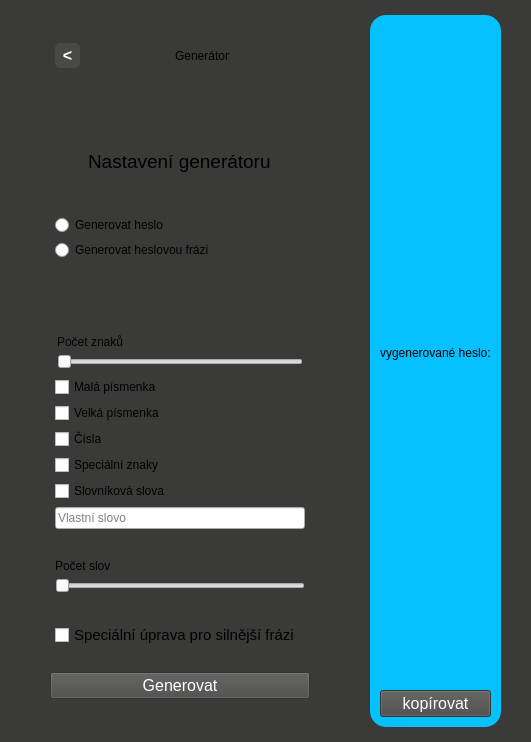
      <widget class="QWidget" name="generator">
       <layout class="QGridLayout" name="gridLayout_11">
        <property name="leftMargin">
         <number>0</number>
        </property>
        <property name="topMargin">
         <number>0</number>
        </property>
        <property name="rightMargin">
         <number>0</number>
        </property>
        <property name="bottomMargin">
         <number>0</number>
        </property>
        <property name="spacing">
         <number>0</number>
        </property>
        <item row="0" column="0">
         <widget class="QWidget" name="widget_44" native="true">
          <property name="styleSheet">
           <string notr="true">#widget_44{
background-color: #3a3a39;
}</string>
          </property>
          <layout class="QGridLayout" name="gridLayout_17" rowstretch="0" columnstretch="2,3" rowminimumheight="0" columnminimumwidth="1,2">
           <property name="leftMargin">
            <number>30</number>
           </property>
           <property name="topMargin">
            <number>15</number>
           </property>
           <property name="rightMargin">
            <number>30</number>
           </property>
           <property name="bottomMargin">
            <number>15</number>
           </property>
           <property name="horizontalSpacing">
            <number>40</number>
           </property>
           <property name="verticalSpacing">
            <number>0</number>
           </property>
           <item row="0" column="0">
            <widget class="QWidget" name="widget_45" native="true">
             <property name="minimumSize">
              <size>
               <width>300</width>
               <height>500</height>
              </size>
             </property>
             <property name="styleSheet">
              <string notr="true">#widget_45&gt; QWidget {
    background-color: #05C1FF;
    border-radius: 16px;

}
QLabel{
font-size:11pt;
padding:1px;

}
/* CHECCK BOX CSS*/
QCheckBox {
    padding: 5px;
 font-size: 11pt;

}
QCheckBox::indicator {
    background-color: #F0F7F4;
    width: 15px;
    height: 15px;
    border: 2px solid #3a3a39;
    border-radius: 4px;
    transition: width 400ms ease-in-out, height 400ms ease-in-out, border 400ms ease-in-out;
}
QCheckBox::indicator:hover {
    width: 19px;         
    height: 19px;
   border: none;    
}
QCheckBox::indicator:checked {
    image: url(:/icons/check_3.png);
    border: 2px solid #3a3a39;
}
QCheckBox::indicator:checked:hover {
    border: none;
}
/*RADIO BUTTON CSS */
QRadioButton{
spacing:5px;
color:black;
font-size: 11pt;
}
QRadioButton::indicator{
width: 15px;
height:15px;
border: 2px solid #3a3a39;
border-radius: 9px;
background-color: #F0F7F4;
transition: background-color 400ms ease-in-out, border 400ms ease-in-out;
}
QRadioButton:indicator:hover{
border-color:none
}

QRadioButton:indicator:checked{
	image: url(:/icons/radio_2.png);
}

/* LINE EDIT	*/
QLineEdit{
background-color:#F0F7F4;
border: 1px solid #3a3a39;
border-radius: 3px;
padding:2px 4px;;
selection-background-color: #3a3a39;
transition: 400ms ease-in-out;
}
/* hover a nakliknutí */
QLineEdit:focus, QLineEdit:hover{
border:none;
}

/* SLIDER */
QSlider::groove:horizontal {
    height: 4px;
    background: #3a3a39;
    border-radius: 3px;

}

/* 2. Nevyplněná část (vpravo od úchytu) */
QSlider::add-page:horizontal {
    background: #F0F7F4 ;
    border-radius: 2px;
}

/* 3. Vyplněná část (vlevo od úchytu - ukazuje hodnotu) */
QSlider::sub-page:horizontal {
    background: #3a3a39;
    border-radius: 3px;
}

/* 4. Úchyt / Kolečko, za které se tahá */
QSlider::handle:horizontal {
    background: #F0F7F4;
    border: 3px solid #3a3a39 ;
    width: 6px;
    height: 6px;
         margin: -4px 0;           /* Vyrovnání: posune úchyt na střed lišty */
    border-radius:6px;              /* Udělá z úchytu kruh */
}

/* 5. Hover efekt pro úchyt */
QSlider::handle:horizontal:hover {
    background: #3a3a39;
    border: 3px solid #F0F7F4;
border-radius:6px;
}
</string>
             </property>
             <layout class="QVBoxLayout" name="verticalLayout_25" stretch="1,10,0,0">
              <property name="spacing">
               <number>10</number>
              </property>
              <property name="leftMargin">
               <number>10</number>
              </property>
              <property name="topMargin">
               <number>10</number>
              </property>
              <property name="rightMargin">
               <number>10</number>
              </property>
              <property name="bottomMargin">
               <number>10</number>
              </property>
              <item>
               <widget class="QWidget" name="widget_47" native="true">
                <layout class="QHBoxLayout" name="horizontalLayout_20" stretch="1,10">
                 <property name="spacing">
                  <number>10</number>
                 </property>
                 <property name="leftMargin">
                  <number>10</number>
                 </property>
                 <property name="topMargin">
                  <number>10</number>
                 </property>
                 <property name="rightMargin">
                  <number>10</number>
                 </property>
                 <property name="bottomMargin">
                  <number>10</number>
                 </property>
                 <item alignment="Qt::AlignmentFlag::AlignHCenter|Qt::AlignmentFlag::AlignVCenter">
                  <widget class="QPushButton" name="generator_button_menu">
                   <property name="minimumSize">
                    <size>
                     <width>35</width>
                     <height>35</height>
                    </size>
                   </property>
                   <property name="font">
                    <font>
                     <pointsize>-1</pointsize>
                     <italic>false</italic>
                     <fontweight>ExtraBold</fontweight>
                    </font>
                   </property>
                   <property name="styleSheet">
                    <string notr="true">QPushButton{
background-color:#494948;
color:white;
font-size: 16px;
font-weight:800;
border: 5px solid  #3a3a39;
border-radius: 10px;

}
QPushButton:hover{
font-weight:1600;
background-color:#3a3a39;


}

QPushButton:pressed {
font-weight:400;
background-color:#2c2c2b;


}</string>
                   </property>
                   <property name="text">
                    <string>˂</string>
                   </property>
                  </widget>
                 </item>
                 <item alignment="Qt::AlignmentFlag::AlignHCenter">
                  <widget class="QLabel" name="label_2">
                   <property name="styleSheet">
                    <string notr="true">QLabel{
color:black	;
	
	font: 500 18pt &quot;Verdana&quot;;
}</string>
                   </property>
                   <property name="text">
                    <string>Generátor</string>
                   </property>
                  </widget>
                 </item>
                </layout>
               </widget>
              </item>
              <item>
               <widget class="QWidget" name="widget_48" native="true">
                <property name="styleSheet">
                 <string notr="true"/>
                </property>
                <layout class="QVBoxLayout" name="verticalLayout_32">
                 <property name="spacing">
                  <number>20</number>
                 </property>
                 <property name="leftMargin">
                  <number>10</number>
                 </property>
                 <property name="topMargin">
                  <number>10</number>
                 </property>
                 <property name="rightMargin">
                  <number>10</number>
                 </property>
                 <property name="bottomMargin">
                  <number>10</number>
                 </property>
                 <item>
                  <widget class="QWidget" name="widget_49" native="true">
                   <layout class="QGridLayout" name="gridLayout_18" rowstretch="0,0,0,0,0,0">
                    <property name="leftMargin">
                     <number>5</number>
                    </property>
                    <property name="topMargin">
                     <number>5</number>
                    </property>
                    <property name="rightMargin">
                     <number>5</number>
                    </property>
                    <property name="bottomMargin">
                     <number>10</number>
                    </property>
                    <property name="spacing">
                     <number>5</number>
                    </property>
                    <item row="4" column="0">
                     <widget class="QRadioButton" name="generator_radioButton_fraze">
                      <property name="text">
                       <string>Generovat heslovou frázi</string>
                      </property>
                     </widget>
                    </item>
                    <item row="5" column="0">
                     <spacer name="verticalSpacer_21">
                      <property name="orientation">
                       <enum>Qt::Orientation::Vertical</enum>
                      </property>
                      <property name="sizeHint" stdset="0">
                       <size>
                        <width>20</width>
                        <height>40</height>
                       </size>
                      </property>
                     </spacer>
                    </item>
                    <item row="3" column="0">
                     <widget class="QRadioButton" name="generator_radioButton_heslo">
                      <property name="text">
                       <string>Generovat heslo</string>
                      </property>
                     </widget>
                    </item>
                    <item row="2" column="0">
                     <spacer name="verticalSpacer_23">
                      <property name="orientation">
                       <enum>Qt::Orientation::Vertical</enum>
                      </property>
                      <property name="sizeHint" stdset="0">
                       <size>
                        <width>20</width>
                        <height>40</height>
                       </size>
                      </property>
                     </spacer>
                    </item>
                    <item row="0" column="0">
                     <spacer name="verticalSpacer_22">
                      <property name="orientation">
                       <enum>Qt::Orientation::Vertical</enum>
                      </property>
                      <property name="sizeHint" stdset="0">
                       <size>
                        <width>20</width>
                        <height>40</height>
                       </size>
                      </property>
                     </spacer>
                    </item>
                    <item row="1" column="0" alignment="Qt::AlignmentFlag::AlignHCenter">
                     <widget class="QLabel" name="label_20">
                      <property name="styleSheet">
                       <string notr="true">QLabel{
font-size:14pt;
}</string>
                      </property>
                      <property name="text">
                       <string>Nastavení generátoru</string>
                      </property>
                     </widget>
                    </item>
                   </layout>
                  </widget>
                 </item>
                 <item>
                  <widget class="QWidget" name="generator_widget_heslo" native="true">
                   <layout class="QVBoxLayout" name="verticalLayout_30">
                    <property name="spacing">
                     <number>6</number>
                    </property>
                    <property name="leftMargin">
                     <number>5</number>
                    </property>
                    <property name="topMargin">
                     <number>5</number>
                    </property>
                    <property name="rightMargin">
                     <number>5</number>
                    </property>
                    <property name="bottomMargin">
                     <number>5</number>
                    </property>
                    <item>
                     <widget class="QWidget" name="widget_51" native="true">
                      <property name="minimumSize">
                       <size>
                        <width>0</width>
                        <height>0</height>
                       </size>
                      </property>
                      <layout class="QVBoxLayout" name="verticalLayout_34">
                       <property name="spacing">
                        <number>5</number>
                       </property>
                       <property name="leftMargin">
                        <number>2</number>
                       </property>
                       <property name="topMargin">
                        <number>2</number>
                       </property>
                       <property name="rightMargin">
                        <number>2</number>
                       </property>
                       <property name="bottomMargin">
                        <number>2</number>
                       </property>
                       <item>
                        <widget class="QLabel" name="generator_label_pocet_znaku">
                         <property name="text">
                          <string>Počet znaků</string>
                         </property>
                        </widget>
                       </item>
                       <item>
                        <widget class="QSlider" name="generator_pocet_znaminek">
                         <property name="minimum">
                          <number>1</number>
                         </property>
                         <property name="maximum">
                          <number>50</number>
                         </property>
                         <property name="sliderPosition">
                          <number>1</number>
                         </property>
                         <property name="orientation">
                          <enum>Qt::Orientation::Horizontal</enum>
                         </property>
                        </widget>
                       </item>
                      </layout>
                     </widget>
                    </item>
                    <item>
                     <widget class="QCheckBox" name="generator_check_mala">
                      <property name="text">
                       <string>Malá písmenka</string>
                      </property>
                     </widget>
                    </item>
                    <item>
                     <widget class="QCheckBox" name="generator_check_velka">
                      <property name="text">
                       <string>Velká písmenka</string>
                      </property>
                     </widget>
                    </item>
                    <item>
                     <widget class="QCheckBox" name="generator_check_cisla">
                      <property name="text">
                       <string>Čísla</string>
                      </property>
                     </widget>
                    </item>
                    <item>
                     <widget class="QCheckBox" name="generator_check_spec">
                      <property name="text">
                       <string>Speciální znaky</string>
                      </property>
                     </widget>
                    </item>
                    <item>
                     <widget class="QCheckBox" name="generator_check_slovnikova">
                      <property name="text">
                       <string>Slovníková slova</string>
                      </property>
                     </widget>
                    </item>
                    <item>
                     <widget class="QWidget" name="widget_50" native="true">
                      <property name="minimumSize">
                       <size>
                        <width>0</width>
                        <height>0</height>
                       </size>
                      </property>
                      <layout class="QVBoxLayout" name="verticalLayout_33">
                       <property name="spacing">
                        <number>0</number>
                       </property>
                       <property name="leftMargin">
                        <number>0</number>
                       </property>
                       <property name="topMargin">
                        <number>0</number>
                       </property>
                       <property name="rightMargin">
                        <number>0</number>
                       </property>
                       <property name="bottomMargin">
                        <number>0</number>
                       </property>
                       <item>
                        <widget class="QLineEdit" name="generator_lineEdit_vlastni">
                         <property name="placeholderText">
                          <string>Vlastní slovo</string>
                         </property>
                        </widget>
                       </item>
                      </layout>
                     </widget>
                    </item>
                   </layout>
                  </widget>
                 </item>
                 <item>
                  <widget class="QWidget" name="generator_widget_fraze" native="true">
                   <property name="enabled">
                    <bool>true</bool>
                   </property>
                   <layout class="QVBoxLayout" name="verticalLayout_29">
                    <property name="spacing">
                     <number>30</number>
                    </property>
                    <property name="leftMargin">
                     <number>5</number>
                    </property>
                    <property name="topMargin">
                     <number>5</number>
                    </property>
                    <property name="rightMargin">
                     <number>5</number>
                    </property>
                    <property name="bottomMargin">
                     <number>5</number>
                    </property>
                    <item>
                     <widget class="QWidget" name="widget_52" native="true">
                      <layout class="QVBoxLayout" name="verticalLayout_35">
                       <property name="spacing">
                        <number>5</number>
                       </property>
                       <property name="leftMargin">
                        <number>0</number>
                       </property>
                       <property name="topMargin">
                        <number>0</number>
                       </property>
                       <property name="rightMargin">
                        <number>0</number>
                       </property>
                       <property name="bottomMargin">
                        <number>0</number>
                       </property>
                       <item>
                        <widget class="QLabel" name="label_22">
                         <property name="text">
                          <string>Počet slov</string>
                         </property>
                        </widget>
                       </item>
                       <item>
                        <widget class="QSlider" name="generator_pocet_slov">
                         <property name="cursor">
                          <cursorShape>ArrowCursor</cursorShape>
                         </property>
                         <property name="minimum">
                          <number>1</number>
                         </property>
                         <property name="maximum">
                          <number>25</number>
                         </property>
                         <property name="orientation">
                          <enum>Qt::Orientation::Horizontal</enum>
                         </property>
                        </widget>
                       </item>
                      </layout>
                     </widget>
                    </item>
                    <item>
                     <widget class="QCheckBox" name="generator_check_upravaFraze">
                      <property name="styleSheet">
                       <string notr="true">QCheckBox{
font-size:11pt;
}</string>
                      </property>
                      <property name="text">
                       <string>Speciální úprava pro silnější frázi</string>
                      </property>
                     </widget>
                    </item>
                   </layout>
                  </widget>
                 </item>
                 <item>
                  <widget class="QPushButton" name="generator_button_generovat">
                   <property name="minimumSize">
                    <size>
                     <width>100</width>
                     <height>0</height>
                    </size>
                   </property>
                   <property name="styleSheet">
                    <string notr="true">QPushButton{
background-color:#494948;
color:white;
font-size: 16px;
}
QPushButton:hover{
font-weight:800;
background-color:#3a3a39;
}

QPushButton:pressed {
font-weight:400;
background-color:#2c2c2b;
}</string>
                   </property>
                   <property name="text">
                    <string>Generovat</string>
                   </property>
                  </widget>
                 </item>
                 <item>
                  <spacer name="horizontalSpacer">
                   <property name="orientation">
                    <enum>Qt::Orientation::Horizontal</enum>
                   </property>
                   <property name="sizeHint" stdset="0">
                    <size>
                     <width>40</width>
                     <height>5</height>
                    </size>
                   </property>
                  </spacer>
                 </item>
                </layout>
               </widget>
              </item>
              <item>
               <spacer name="horizontalSpacer_2">
                <property name="orientation">
                 <enum>Qt::Orientation::Horizontal</enum>
                </property>
                <property name="sizeHint" stdset="0">
                 <size>
                  <width>40</width>
                  <height>1</height>
                 </size>
                </property>
               </spacer>
              </item>
              <item>
               <spacer name="verticalSpacer_24">
                <property name="orientation">
                 <enum>Qt::Orientation::Vertical</enum>
                </property>
                <property name="sizeHint" stdset="0">
                 <size>
                  <width>20</width>
                  <height>2</height>
                 </size>
                </property>
               </spacer>
              </item>
             </layout>
            </widget>
           </item>
           <item row="0" column="1">
            <widget class="QWidget" name="widget_46" native="true">
             <property name="styleSheet">
              <string notr="true">#widget_46{
background-color: #05C1FF;
border-radius:16px;

}
</string>
             </property>
             <layout class="QVBoxLayout" name="verticalLayout_36">
              <property name="spacing">
               <number>10</number>
              </property>
              <property name="leftMargin">
               <number>10</number>
              </property>
              <property name="topMargin">
               <number>10</number>
              </property>
              <property name="rightMargin">
               <number>10</number>
              </property>
              <property name="bottomMargin">
               <number>10</number>
              </property>
              <item>
               <widget class="QLabel" name="generator_label_vysledek">
                <property name="text">
                 <string>vygenerované heslo:</string>
                </property>
               </widget>
              </item>
              <item>
               <widget class="QPushButton" name="generator_button_kopirovat">
                <property name="styleSheet">
                 <string notr="true">QPushButton{
background-color:#494948;
color:white;
font-size: 16px;
}
QPushButton:hover{
font-weight:800;
background-color:#3a3a39;
}

QPushButton:pressed {
font-weight:400;
background-color:#2c2c2b;
}</string>
                </property>
                <property name="text">
                 <string>kopírovat</string>
                </property>
               </widget>
              </item>
             </layout>
            </widget>
           </item>
          </layout>
         </widget>
        </item>
       </layout>
      </widget>
